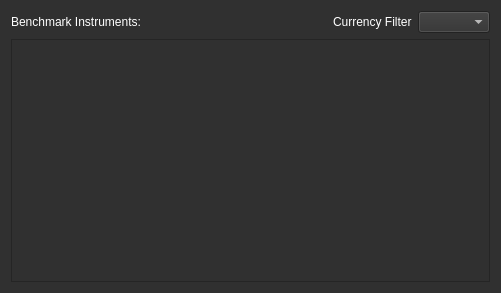
<?xml version="1.0" encoding="UTF-8"?>
<ui version="4.0">
 <class>Form</class>
 <widget class="QWidget" name="Form">
  <property name="geometry">
   <rect>
    <x>0</x>
    <y>0</y>
    <width>501</width>
    <height>293</height>
   </rect>
  </property>
  <property name="windowTitle">
   <string>Benchmark Instruments</string>
  </property>
  <property name="styleSheet">
   <string notr="true">background-color: rgb(48, 48, 48);
font: 10pt &quot;Bloomberg Prop Unicode N&quot;;
color: rgb(255, 255, 255);
</string>
  </property>
  <layout class="QGridLayout" name="gridLayout">
   <item row="0" column="0">
    <widget class="QLabel" name="title">
     <property name="text">
      <string>Benchmark Instruments:</string>
     </property>
    </widget>
   </item>
   <item row="0" column="2">
    <widget class="QLabel" name="currencyFilter">
     <property name="text">
      <string>Currency Filter</string>
     </property>
    </widget>
   </item>
   <item row="0" column="3">
    <widget class="QComboBox" name="comboBoxFX"/>
   </item>
   <item row="1" column="0" colspan="4">
    <widget class="QTableWidget" name="tableBmkInstruments">
     <property name="sortingEnabled">
      <bool>true</bool>
     </property>
    </widget>
   </item>
   <item row="0" column="1">
    <spacer name="horizontalSpacer">
     <property name="orientation">
      <enum>Qt::Horizontal</enum>
     </property>
     <property name="sizeHint" stdset="0">
      <size>
       <width>40</width>
       <height>20</height>
      </size>
     </property>
    </spacer>
   </item>
  </layout>
 </widget>
 <resources/>
 <connections/>
</ui>
